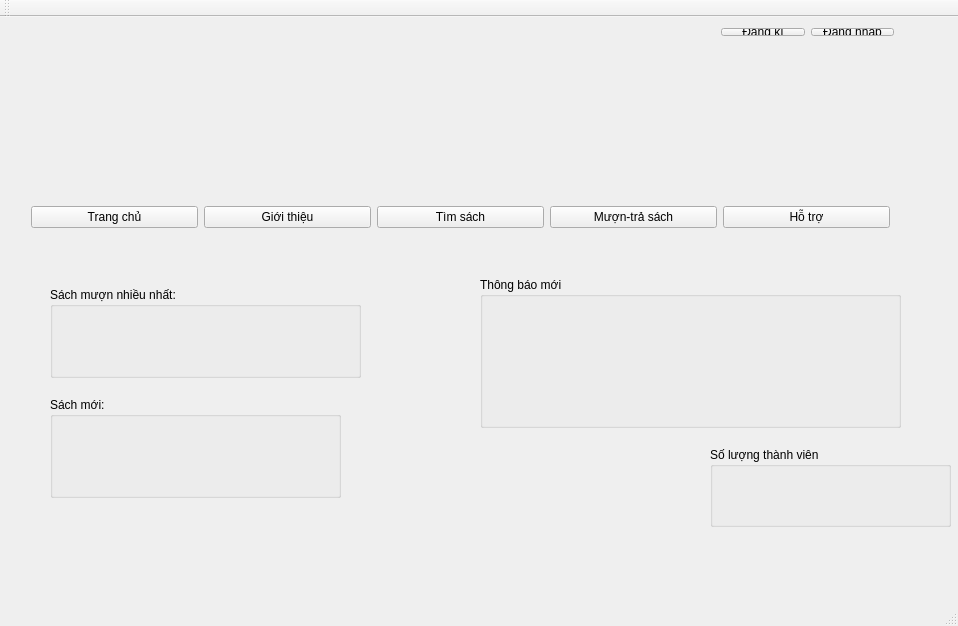
<?xml version="1.0" encoding="UTF-8"?>
<ui version="4.0">
 <class>trangchu</class>
 <widget class="QMainWindow" name="trangchu">
  <property name="geometry">
   <rect>
    <x>0</x>
    <y>0</y>
    <width>958</width>
    <height>626</height>
   </rect>
  </property>
  <property name="windowTitle">
   <string>trangchu</string>
  </property>
  <widget class="QWidget" name="centralWidget">
   <widget class="QLabel" name="label">
    <property name="geometry">
     <rect>
      <x>300</x>
      <y>30</y>
      <width>271</width>
      <height>141</height>
     </rect>
    </property>
    <property name="text">
     <string/>
    </property>
    <property name="pixmap">
     <pixmap>../../thuvien.jpg</pixmap>
    </property>
   </widget>
   <widget class="QGroupBox" name="groupBox">
    <property name="geometry">
     <rect>
      <x>50</x>
      <y>270</y>
      <width>311</width>
      <height>91</height>
     </rect>
    </property>
    <property name="title">
     <string>Sách mượn nhiều nhất:</string>
    </property>
   </widget>
   <widget class="QGroupBox" name="groupBox_2">
    <property name="geometry">
     <rect>
      <x>50</x>
      <y>380</y>
      <width>291</width>
      <height>101</height>
     </rect>
    </property>
    <property name="title">
     <string>Sách mới:</string>
    </property>
   </widget>
   <widget class="QGroupBox" name="groupBox_3">
    <property name="geometry">
     <rect>
      <x>710</x>
      <y>430</y>
      <width>241</width>
      <height>80</height>
     </rect>
    </property>
    <property name="title">
     <string>Số lượng thành viên</string>
    </property>
   </widget>
   <widget class="QGroupBox" name="groupBox_4">
    <property name="geometry">
     <rect>
      <x>480</x>
      <y>260</y>
      <width>421</width>
      <height>151</height>
     </rect>
    </property>
    <property name="title">
     <string>Thông báo mới</string>
    </property>
   </widget>
   <widget class="QWidget" name="">
    <property name="geometry">
     <rect>
      <x>20</x>
      <y>170</y>
      <width>881</width>
      <height>61</height>
     </rect>
    </property>
    <layout class="QHBoxLayout" name="horizontalLayout">
     <item>
      <widget class="QPushButton" name="pushButton">
       <property name="text">
        <string>Trang chủ</string>
       </property>
      </widget>
     </item>
     <item>
      <widget class="QPushButton" name="pushButton_5">
       <property name="text">
        <string>Giới thiệu</string>
       </property>
      </widget>
     </item>
     <item>
      <widget class="QPushButton" name="timsach">
       <property name="text">
        <string>Tìm sách</string>
       </property>
      </widget>
     </item>
     <item>
      <widget class="QPushButton" name="pushButton_6">
       <property name="text">
        <string>Mượn-trả sách</string>
       </property>
      </widget>
     </item>
     <item>
      <widget class="QPushButton" name="pushButton_7">
       <property name="text">
        <string>Hỗ trợ</string>
       </property>
      </widget>
     </item>
    </layout>
   </widget>
   <widget class="QWidget" name="">
    <property name="geometry">
     <rect>
      <x>710</x>
      <y>0</y>
      <width>195</width>
      <height>30</height>
     </rect>
    </property>
    <layout class="QHBoxLayout" name="horizontalLayout_2">
     <item>
      <widget class="QPushButton" name="pushButton_2">
       <property name="text">
        <string>Đăng kí</string>
       </property>
      </widget>
     </item>
     <item>
      <widget class="QPushButton" name="pushButton_3">
       <property name="text">
        <string>Đăng nhập</string>
       </property>
      </widget>
     </item>
    </layout>
   </widget>
  </widget>
  <widget class="QMenuBar" name="menuBar">
   <property name="geometry">
    <rect>
     <x>0</x>
     <y>0</y>
     <width>958</width>
     <height>26</height>
    </rect>
   </property>
  </widget>
  <widget class="QToolBar" name="mainToolBar">
   <attribute name="toolBarArea">
    <enum>TopToolBarArea</enum>
   </attribute>
   <attribute name="toolBarBreak">
    <bool>false</bool>
   </attribute>
  </widget>
  <widget class="QStatusBar" name="statusBar"/>
 </widget>
 <layoutdefault spacing="6" margin="11"/>
 <resources/>
 <connections/>
</ui>
